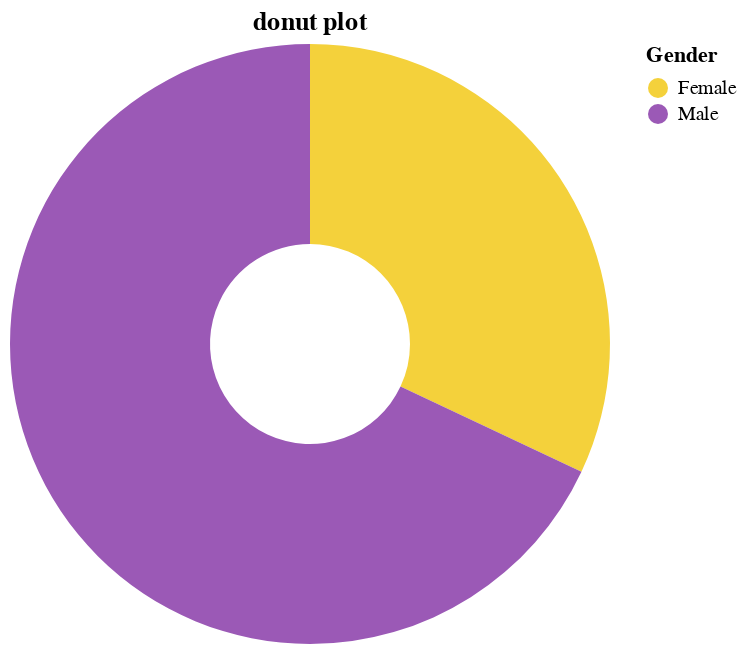

This figure's notebook cell:
### Markdown cell above
#### <span style="color:blue"> **📘 3-2. 파이차트 그리기** </span>

### Code cell
# altair 라이브러리를 통한 그래프 그리기 
source = df33
colors = ['#F4D13B','#9b59b6']
#innerRadius=50 >> 도넛차트의미 
dplot3 = (
alt.Chart(source).mark_arc(innerRadius=50).encode(
    theta="Customer ID",
    color="Gender",
    
).configure_range(category=alt.RangeScheme(colors))) # 컬러 반영하기 
dplot3.title = "donut plot" # 타이틀 설정 
dplot3

### Figure 1 — Vega-Lite specification as saved in the notebook (floating-point values rounded to 4 significant figures)
{"config": {"view": {"continuousWidth": 300, "continuousHeight": 300}, "range": {"category": ["#F4D13B", "#9b59b6"]}}, "data": {"name": "data-e6bc8e98b5f5a0471ff6799d5b03a588"}, "mark": {"type": "arc", "innerRadius": 50}, "encoding": {"color": {"field": "Gender", "type": "nominal"}, "theta": {"field": "Customer ID", "type": "quantitative"}}, "title": "donut plot", "$schema": "https://vega.github.io/schema/vega-lite/v5.20.1.json", "datasets": {"data-e6bc8e98b5f5a0471ff6799d5b03a588": [{"Gender": "Female", "Customer ID": 1248}, {"Gender": "Male", "Customer ID": 2652}]}}
